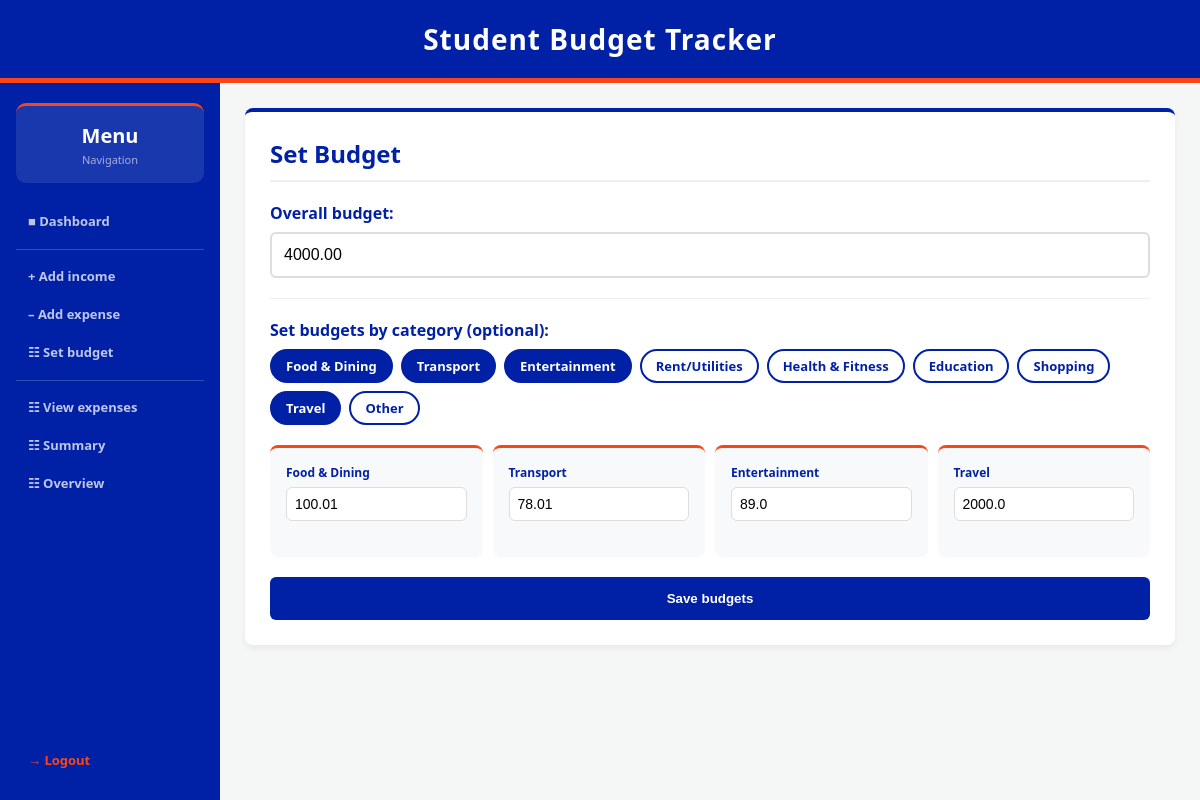
/set_budget (signed in), run on the app's committed database.
### tables this page shows
CREATE TABLE budgets (
    budget_id INTEGER PRIMARY KEY AUTOINCREMENT,
    user_id INTEGER NOT NULL,
    month TEXT NOT NULL,
    amount REAL NOT NULL CHECK(amount > 0),
    FOREIGN KEY (user_id) REFERENCES users (id),
    UNIQUE(user_id, month)
);

CREATE TABLE category_budgets (
    id INTEGER PRIMARY KEY AUTOINCREMENT,
    user_id INTEGER NOT NULL,
    category TEXT NOT NULL,
    amount REAL NOT NULL CHECK(amount > 0),
    FOREIGN KEY (user_id) REFERENCES users (id),
    UNIQUE(user_id, category)
);

### app.py (the view, shortened to what this page needs)
@app.route('/set_budget', methods=['GET', 'POST'])
def set_budget():
    if 'user_id' not in session:
        return redirect(url_for('login'))
    current_month = datetime.now().strftime('%Y-%m')
    categories = ['Food & Dining', 'Transport', 'Entertainment', 'Rent/Utilities', 'Health & Fitness', 'Education', 'Shopping', 'Travel', 'Other']
    existing = data_manager.get_category_budgets(session['user_id'])
    current_budget = data_manager.get_budget(session['user_id'], current_month)
    return render_template('set_budget.html', categories=categories, existing=existing, current_budget=current_budget)

### data_manager.py (called while the page is built)
def get_db_connection():
    return sqlite3.connect(DB_NAME)

def get_budget(user_id, month):
    connection = get_db_connection()
    cursor = connection.cursor()
    cursor.execute("SELECT amount FROM budgets WHERE user_id = ? AND month = ?", (user_id, month))
    row = cursor.fetchone()
    connection.close()
    return row[0] if row else 0

def get_category_budgets(user_id):
    connection = get_db_connection()
    cursor = connection.cursor()
    cursor.execute("SELECT category, amount FROM category_budgets WHERE user_id = ?", (user_id,))
    rows = cursor.fetchall()
    connection.close()
    return {row[0]: row[1] for row in rows}

### templates/set_budget.html (shortened to what this page needs)
{% extends "layout.html" %}
{% block content %}
<div class="card">
    <h2>Set Budget</h2>
    <form method="POST">
        <label style="font-weight:600;color:var(--uf-blue);">Overall budget:</label>
        <input type="number" name="amount" step="0.01" min="0" placeholder="0.00" value="{{ "{:.2f}".format(current_budget|float) if current_budget else "" }}">
        <hr class="divider">
        <label style="font-weight:600;color:var(--uf-blue);display:block;margin-bottom:8px;">Set budgets by category (optional):</label>
        <div class="chip-row" id="chipRow">
            {% for category in categories %}
            <div class="chip {% if category in existing %}selected{% endif %}"
                 onclick="toggleChip(this, '{{ category }}')">
                {{ category }}
            </div>
            {% endfor %}
        </div>
        <div class="budget-inputs" id="budgetInputs">
            {% for category in categories %}
            <div class="budget-cat-card" id="card_{{ loop.index }}"
                 style="{% if category not in existing %}display:none{% endif %}">
                <label>{{ category }}</label>
                <input type="number" name="amount_{{ category }}" step="0.01" min="0"
                       placeholder="$0.00" value="{{ existing.get(category, '') }}">
            </div>
            {% endfor %}
        </div>
        <button type="submit">Save budgets</button>
    </form>
</div>
{% endblock %}

### templates/layout.html (style rules this page uses)
:root { --uf-blue: #0021A5; --uf-orange: #FA4616; --bg-color: #f4f7f6; --text-color: #333333; --card-bg: #ffffff; }
* { box-sizing: border-box; margin: 0; padding: 0; }
body { font-family: 'Segoe UI', Tahoma, Geneva, Verdana, sans-serif; background-color: var(--bg-color); color: var(--text-color); min-height: 100vh; display: flex; flex-direction: column; }
.card { background-color: var(--card-bg); padding: 25px; border-radius: 8px; box-shadow: 0 4px 6px rgba(0,0,0,0.05); margin-bottom: 25px; border-top: 4px solid var(--uf-blue); }
.card h2 { margin-top: 0; color: var(--uf-blue); border-bottom: 2px solid #eee; padding-bottom: 10px; margin-bottom: 20px; }
.card label { display: block; margin-bottom: 8px; font-weight: 600; color: var(--uf-blue); text-align: left; }
.card input, .card select { display: block; width: 100%; padding: 12px; margin-bottom: 20px; border: 2px solid #ddd; border-radius: 6px; font-size: 16px; box-sizing: border-box; }
.card button { display: block; width: 100%; padding: 14px; background-color: var(--uf-blue); color: white; border: none; border-radius: 6px; font-weight: bold; cursor: pointer; transition: background 0.3s ease; }

### templates/set_budget.html (style rules this page uses)
.chip-row { display: flex; flex-wrap: wrap; gap: 8px; margin-bottom: 1.25rem; }
.chip { padding: 6px 14px; border-radius: 20px; border: 2px solid var(--uf-blue); font-size: 13px; color: var(--uf-blue); cursor: pointer; background: #fff; font-weight: 600; transition: all 0.2s; }
.chip.selected { background: var(--uf-blue); color: #fff; }
.budget-inputs { display: grid; grid-template-columns: repeat(auto-fit, minmax(180px, 1fr)); gap: 10px; margin-bottom: 1.25rem; }
.budget-cat-card { background: #f8f9fa; border-radius: 8px; padding: 1rem; border-top: 3px solid var(--uf-orange); }
.budget-cat-card label { font-size: 12px; font-weight: 600; color: var(--uf-blue); display: block; margin-bottom: 6px; }
.budget-cat-card input { width: 100%; padding: 8px; border: 1px solid #ddd; border-radius: 6px; font-size: 14px; }
.divider { border: none; border-top: 1px solid #eee; margin: 1.25rem 0; }

### data on the page
budgets: amount "4000.00"
category_budgets: category "Food & Dining", get "100.01"
category_budgets: category "Transport", get "78.01"
category_budgets: category "Entertainment", get "89.0"
category_budgets: category "Travel", get "2000.0"

### other printed values
{{ category }} "Food & Dining" "Transport" "Entertainment" "Rent/Utilities" "Health & Fitness" "Education" "Shopping" "Travel" "Other"
